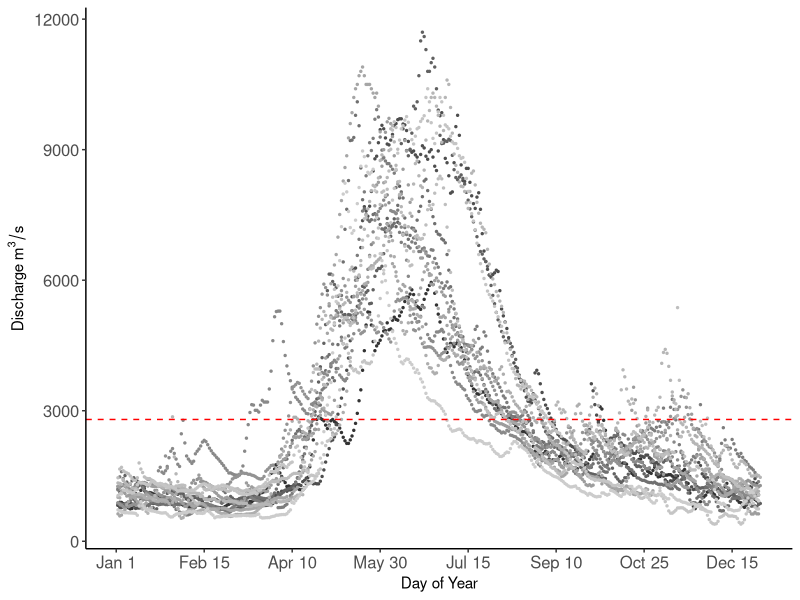

Source code (R):
# plotting Fraser River discharge at hope 2000-2024

library(tidyverse)
library(lubridate)
library(here)
here()
dat <- read.csv(here("raw data","daily discharge_08MF005.csv"))

dat_long <- dat %>%
  gather(., value="discharge", key="month", -c(X.ID, YEAR, DD))%>%
  mutate(month2 = fct_recode(month, '01'="Jan", '02'="Feb",'03'="Mar", 
                             '04'="Apr",'05'="May",'06'="Jun",
                             '07'="Jul",'08'="Aug",
                             '09'="Sep",'10'="Oct",'11'="Nov",'12'="Dec"),
         year_month=paste(YEAR, month2, sep="-"),
         date=paste(year_month, DD, sep="-"), 
         date2=as.Date(date, format="%Y-%m-%d"),
         doy=yday(date2))%>%
  filter(!is.na(discharge))# only NA for dates and discharge are February 29-31

QA <- dat_long%>%
  filter(is.na(date2))


doy_dates <- dat_long %>%
  filter(doy %in% c(1, 50, 100, 150, 200,250,300,350))%>%
  group_by(doy)%>%
  filter(row_number()==1)

date_labs <- c("Jan 1", "Feb 15", "Apr 10", "May 30", "Jul 15", "Sep 10", "Oct 25","Dec 15")

plot <- dat_long%>%
  filter(YEAR>=2010 & discharge > 50)%>%
  mutate(YEAR=as.factor(YEAR))%>%
  ggplot(., aes(x=doy, y=discharge, color=YEAR))+
  geom_point(show.legend = FALSE, size=0.5)+
  geom_hline(yintercept=2800, colour="red", linetype="dashed")+
  theme_classic()+
  scale_colour_grey()+
  labs(x="Day of Year", y=expression(paste("Discharge ", m^{3}/s,)))+
  scale_x_continuous(breaks=seq(0,350,50), labels=date_labs)+
  theme(axis.text=element_text(size=12))

ggsave(plot, file=here("figures","discharge plot fraser at hope 2010-2024.png"),
       width=6, height=6)


